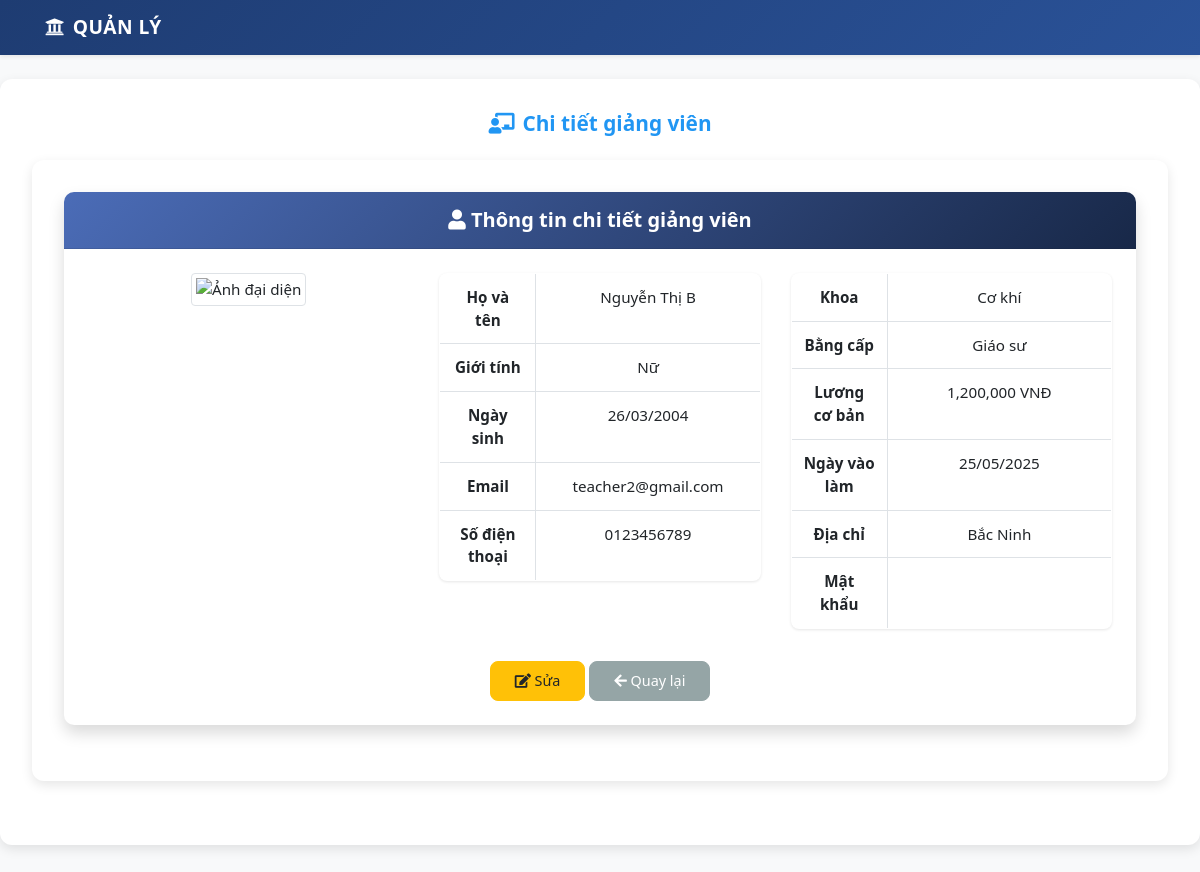
The app's page /modules/giaovien/chitiet.php?id=GV002 with its own data.
### tables this page shows
CREATE TABLE giaovien (
    
    ma_gv VARCHAR(10) PRIMARY KEY,
    ho_ten VARCHAR(100) NOT NULL,
    gioi_tinh ENUM('Nam', 'Nữ') NOT NULL,
    ngay_sinh DATE,
    dia_chi TEXT,
    email VARCHAR(100) UNIQUE,
    so_dien_thoai VARCHAR(15),
    ma_khoa VARCHAR(10),
    ma_bangcap VARCHAR(10),
    ngay_vao_lam DATE,
    luong_co_ban DECIMAL(18,2) NULL DEFAULT NULL,  
    avatar VARCHAR(255) NULL,  
    trang_thai TINYINT(1) DEFAULT 1,
    FOREIGN KEY (ma_khoa) REFERENCES khoa(ma_khoa),
    FOREIGN KEY (ma_bangcap) REFERENCES bangcap(ma_bangcap)
);

CREATE TABLE khoa (
    ma_khoa VARCHAR(10) PRIMARY KEY,
    ten_khoa VARCHAR(100) NOT NULL
);

CREATE TABLE bangcap (
    ma_bangcap VARCHAR(10) PRIMARY KEY,
    ten_bangcap VARCHAR(50) NOT NULL,
    he_so_luong DECIMAL(10,2) ,
    he_so DECIMAL(3,1) NOT NULL
);

### config/auth.php (called while the page is built, shortened)
<?php
function isLoggedIn()
{
    return isset($_SESSION['user_id']);
}

### modules/giaovien/chitiet.php (the view, shortened to what this page needs)
<?php
require_once '../header.php';
$database = new Database();
$conn = $database->getConnection();
$id = isset($_GET['id']) ? $_GET['id'] : die('Lỗi: Không tìm thấy ID');
$sql = "SELECT gv.*, k.ten_khoa, bc.ten_bangcap, bc.he_so_luong, gv.luong_co_ban, u.password as mat_khau
        FROM giaovien gv
        LEFT JOIN khoa k ON gv.ma_khoa = k.ma_khoa
        LEFT JOIN bangcap bc ON gv.ma_bangcap = bc.ma_bangcap
        LEFT JOIN users u ON gv.ma_gv = u.ma_gv
        WHERE gv.ma_gv = ?";
$stmt = $conn->prepare($sql);
$stmt->execute([$id]);
$giaovien = $stmt->fetch(PDO::FETCH_ASSOC);
echo getHeader("Chi tiết giảng viên");
?>
<head>
    <link rel="stylesheet" href="https://stackpath.bootstrapcdn.com/bootstrap/4.5.2/css/bootstrap.min.css">
    <link rel="stylesheet" href="<?= $root_path ?>assets/css/style.css">
    <link rel="stylesheet" href="https://cdnjs.cloudflare.com/ajax/libs/font-awesome/5.15.4/css/all.min.css">
</head>
<div class="container mt-4">
    <div class="card shadow">
        <div class="card-header bg-primary text-white">
            <h3 class="card-title mb-0"><i class="fas fa-user"></i> Thông tin chi tiết giảng viên</h3>
        </div>
        <div class="card-body">
            <div class="row">
                <div class="col-md-4 text-center">
                    <?php
                    $avatarUrl = !empty($giaovien['avatar'])
                        ? "/assets/img/giaovien/" . htmlspecialchars($giaovien['avatar'], ENT_QUOTES, 'UTF-8')
                        : "/assets/img/avatar-placeholder.png";
                    ?>
                    <img src="<?= $avatarUrl ?>" alt="Ảnh đại diện" class="img-thumbnail mb-3"
                        style="width: 200px; height: 200px; object-fit: cover;">
                </div>
                <div class="col-md-8">
                    <div class="row">
                        <div class="col-md-6">
                            <table class="table table-bordered">
                                <tr>
                                    <th width="30%">Họ và tên</th>
                                    <td><?= htmlspecialchars($giaovien['ho_ten'] ?? '', ENT_QUOTES, 'UTF-8') ?></td>
                                </tr>
                                <tr>
                                    <th>Giới tính</th>
                                    <td><?= htmlspecialchars($giaovien['gioi_tinh'] ?? '', ENT_QUOTES, 'UTF-8') ?></td>
                                </tr>
                                <tr>
                                    <th>Ngày sinh</th>
                                    <td><?= !empty($giaovien['ngay_sinh']) ? date('d/m/Y', strtotime($giaovien['ngay_sinh'])) : '' ?>
                                    </td>
                                </tr>
                                <tr>
                                    <th>Email</th>
                                    <td><?= htmlspecialchars($giaovien['email'] ?? '', ENT_QUOTES, 'UTF-8') ?></td>
                                </tr>
                                <tr>
                                    <th>Số điện thoại</th>
                                    <td><?= htmlspecialchars($giaovien['so_dien_thoai'] ?? '', ENT_QUOTES, 'UTF-8') ?>
                                    </td>
                                </tr>
                            </table>
                        </div>
                        <div class="col-md-6">
                            <table class="table table-bordered">
                                <tr>
                                    <th width="30%">Khoa</th>
                                    <td><?= htmlspecialchars($giaovien['ten_khoa'] ?? '', ENT_QUOTES, 'UTF-8') ?></td>
                                </tr>
                                <tr>
                                    <th>Bằng cấp</th>
                                    <td><?= htmlspecialchars($giaovien['ten_bangcap'] ?? '', ENT_QUOTES, 'UTF-8') ?>
                                    </td>
                                </tr>
                                <tr>
                                    <th>Lương cơ bản</th>
                                    <td><?= !empty($giaovien['luong_co_ban']) ? number_format($giaovien['luong_co_ban'] ?? 0, 0) : '' ?>
                                        VNĐ</td>
                                </tr>
                                <tr>
                                    <th>Ngày vào làm</th>
                                    <td><?= !empty($giaovien['ngay_vao_lam']) ? date('d/m/Y', strtotime($giaovien['ngay_vao_lam'])) : '' ?>
                                    </td>
                                </tr>
                                <tr>
                                    <th>Địa chỉ</th>
                                    <td><?= nl2br(htmlspecialchars($giaovien['dia_chi'] ?? '', ENT_QUOTES, 'UTF-8')) ?>
                                    </td>
                                </tr>
                                <tr>
                                    <th>Mật khẩu</th>
                                    <td><?= htmlspecialchars($giaovien['mat_khau'] ?? '', ENT_QUOTES, 'UTF-8') ?></td>
                                </tr>
                            </table>
                        </div>
                    </div>
                </div>
            </div>
            <div class="text-center mt-3">
                <a href="sua.php?id=<?= htmlspecialchars($giaovien['ma_gv'] ?? '', ENT_QUOTES, 'UTF-8') ?>"
                    class="btn btn-warning btn-sm" title="Sửa thông tin">
                    <i class="fas fa-edit"></i> Sửa
                </a>
                <a href="index.php" class="btn btn-secondary btn-sm" title="Quay lại danh sách">
                    <i class="fas fa-arrow-left"></i> Quay lại
                </a>
            </div>
        </div>
    </div>
</div>

### assets/css/style.css (style rules this page uses)
body { background-color: #f8f9fa; font-family: "Segoe UI", Tahoma, Geneva, Verdana, sans-serif; }
.container.mt-4 { max-width: 1000px; padding: 1.5rem; margin-top: 1.5rem; font-size: 0.95rem; text-align: left; }
h1, h2, h3, h4 { font-weight: 600; font-size: 1.25rem; }
.btn { font-size: 0.9rem; padding: 0.4rem 1.2rem; }
.table { background: #fff; border-radius: 8px; overflow: hidden; box-shadow: 0 1px 3px rgba(0, 0, 0, 0.1); }
.card { border: none; border-radius: 10px; box-shadow: 0 4px 6px rgba(0, 0, 0, 0.1); margin-bottom: 1.5rem; transition: transform 0.3s ease, box-shadow 0.3s ease; }
.card-header { background: linear-gradient(135deg, #4b6cb7 0%, #182848 100%); color: white; border-radius: 10px 10px 0 0 !important; padding: 1rem 1.5rem; }
.card-body { padding: 1.5rem; }
.btn { border-radius: 8px; padding: 0.5rem 1.5rem; font-weight: 500; transition: all 0.3s ease; }
.btn-secondary { background: #95a5a6; border-color: #95a5a6; }
.container.mt-4 { max-width: 1200px; margin: 2rem auto; padding: 2rem 2rem; background-color: #ffffff; border-radius: 12px; box-shadow: 0 4px 12px rgba(0, 0, 0, 0.1); transition: box-shadow 0.3s ease; }
.container.mt-4 { max-width: 1200px; margin: 2rem auto; padding: 2rem; background-color: #ffffff; border-radius: 12px; box-shadow: 0 4px 12px rgba(0, 0, 0, 0.1); font-family: "Segoe UI", Tahoma, Geneva, Verdana, sans-serif; text-align: center; transition: box-shadow 0.3s ease; }

### records on screen
giaovien: ho_ten "Nguyễn Thị B", gioi_tinh "Nữ", ngay_sinh "26/03/2004", email "teacher2@gmail.com", so_dien_thoai "0123456789", ma_khoa.ten_khoa "Cơ khí", ma_bangcap.ten_bangcap "Giáo sư", luong_co_ban "1,200,000", ngay_vao_lam "25/05/2025", dia_chi "Bắc Ninh"

### other values on screen
$title "Chi tiết giảng viên"
